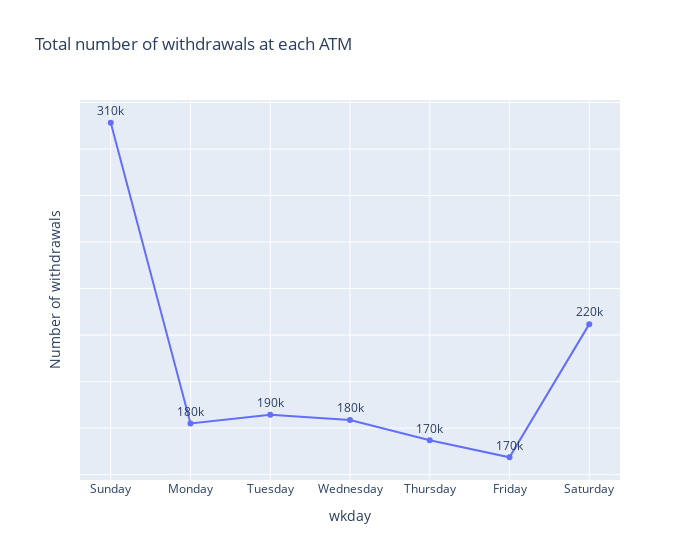
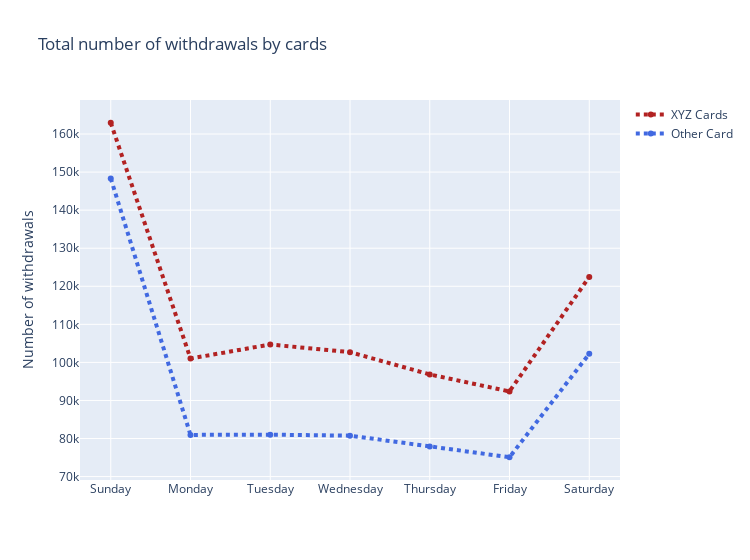
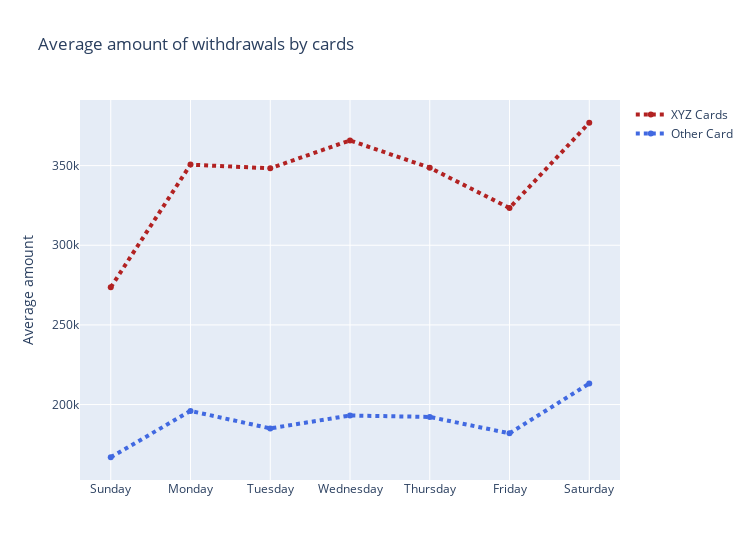

Write notebook code for charts like these, in order.
### Code cell
trace = px.line(atms,
                x=atms.index,
                y='no_of_withdrawals', width=700,
                markers=True, text='no_of_withdrawals',
                title= 'Total number of withdrawals at each ATM',
                labels={'atm_name':'', 'no_of_withdrawals':'Number of withdrawals'})

trace.update_yaxes(showticklabels=False)
trace.update_traces(texttemplate='%{text:.2s}', textposition='top center')
trace.show()

fig = go.Figure()

fig.add_trace(go.Scatter(x=atms.index, y=atms.xyz_card_withdrawals, 
                         name='XYZ Cards', line=dict(color='firebrick', width=4, dash='dot')))
fig.add_trace(go.Scatter(x=atms.index, y=atms.other_card_withdrawals,
                         name='Other Card', line=dict(color='royalblue', width=4, dash='dot')))
fig.update_layout(title='Total number of withdrawals by cards',
                  yaxis_title = 'Number of withdrawals',
                  width=750)
fig.show()

fig = go.Figure()

fig.add_trace(go.Scatter(x=atms_amt.index, y=atms_amt.amt_withdrawn_xyz, 
                         name='XYZ Cards', line=dict(color='firebrick', width=4, dash='dot')))
fig.add_trace(go.Scatter(x=atms_amt.index, y=atms_amt.amt_withdrawn_other,
                         name='Other Card', line=dict(color='royalblue', width=4, dash='dot')))
fig.update_layout(title='Average amount of withdrawals by cards',
                  yaxis_title = 'Average amount',
                  width=750)
fig.show()

### Figure 1 — Plotly figure (JSON) as saved in the notebook; plotly's stock layout.template omitted (floating-point values rounded to 4 significant figures)
{"data": [{"hovertemplate": "wkday=%{x}<br>Number of withdrawals=%{text}<extra></extra>", "legendgroup": "", "line": {"color": "#636efa", "dash": "solid"}, "marker": {"symbol": "circle"}, "mode": "lines+text+markers", "name": "", "orientation": "v", "showlegend": false, "text": [311304, 181986, 185715, 183457, 174770, 167463, 224705], "textposition": "top center", "texttemplate": "%{text:.2s}", "type": "scatter", "x": ["Sunday", "Monday", "Tuesday", "Wednesday", "Thursday", "Friday", "Saturday"], "xaxis": "x", "y": [311304, 181986, 185715, 183457, 174770, 167463, 224705], "yaxis": "y"}], "layout": {"legend": {"tracegroupgap": 0}, "title": {"text": "Total number of withdrawals at each ATM"}, "width": 700, "xaxis": {"anchor": "y", "domain": [0, 1], "title": {"text": "wkday"}}, "yaxis": {"anchor": "x", "domain": [0, 1], "showticklabels": false, "title": {"text": "Number of withdrawals"}}}}

### Figure 2 — Plotly figure (JSON) as saved in the notebook; plotly's stock layout.template omitted (floating-point values rounded to 4 significant figures)
{"data": [{"line": {"color": "firebrick", "dash": "dot", "width": 4}, "name": "XYZ Cards", "type": "scatter", "x": ["Sunday", "Monday", "Tuesday", "Wednesday", "Thursday", "Friday", "Saturday"], "y": [162960, 101032, 104697, 102697, 96833, 92382, 122441]}, {"line": {"color": "royalblue", "dash": "dot", "width": 4}, "name": "Other Card", "type": "scatter", "x": ["Sunday", "Monday", "Tuesday", "Wednesday", "Thursday", "Friday", "Saturday"], "y": [148344, 80954, 81018, 80760, 77937, 75081, 102264]}], "layout": {"title": {"text": "Total number of withdrawals by cards"}, "width": 750, "yaxis": {"title": {"text": "Number of withdrawals"}}}}

### Figure 3 — Plotly figure (JSON) as saved in the notebook; plotly's stock layout.template omitted (floating-point values rounded to 4 significant figures)
{"data": [{"line": {"color": "firebrick", "dash": "dot", "width": 4}, "name": "XYZ Cards", "type": "scatter", "x": ["Sunday", "Monday", "Tuesday", "Wednesday", "Thursday", "Friday", "Saturday"], "y": [273600.0, 350600.0, 348300.0, 365800.0, 348700.0, 323400.0, 376900.0]}, {"line": {"color": "royalblue", "dash": "dot", "width": 4}, "name": "Other Card", "type": "scatter", "x": ["Sunday", "Monday", "Tuesday", "Wednesday", "Thursday", "Friday", "Saturday"], "y": [166900.0, 196000.0, 185000.0, 193100.0, 192200.0, 181900.0, 213200.0]}], "layout": {"title": {"text": "Average amount of withdrawals by cards"}, "width": 750, "yaxis": {"title": {"text": "Average amount"}}}}
